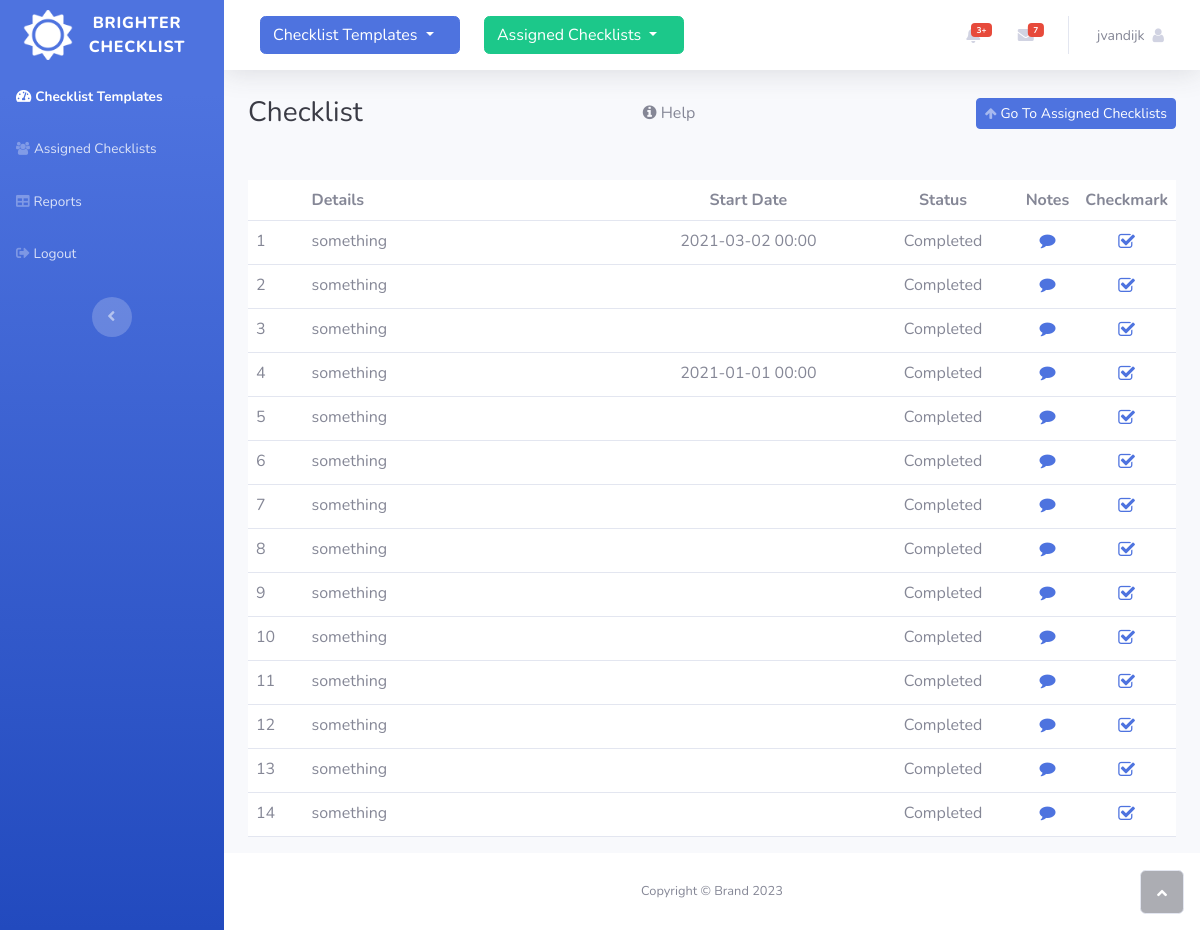
Screenshot of /checklist/1 (signed in) with the database file from the repository.
### checklist/models.py (models this page shows)
class Checklist(models.Model):
  checklist_item_short_text = models.TextField()
  checklist_item_long_text = models.TextField()
  startdate = models.DateTimeField(null=True)
  checklist_item_users_notes = models.TextField()
  sort_order = models.IntegerField(default=99)
  checklist_header = models.ForeignKey("ChecklistHeader", on_delete=models.CASCADE)
  completeddate = models.DateTimeField(null=True)
  iscomplete = models.BooleanField(default=False)

### checklist/views.py (the view)
# urls.py: path('', include('checklist.urls')),
def checklist(request, id):
    checklist_items = Checklist.objects.all().filter(checklist_header=id)
    checklist_header = ChecklistHeader.objects.get(id=id)
    if not check_security(checklist_header.source_checklist.owner, request.user):
        return redirect('list_assigned_checklists')
    template = loader.get_template('checklist/checklist_items_list.html')
    context = {
        'checklist_items': checklist_items,
        'navigation': enumerations.Navigation.checklist.name,
    }
    return HttpResponse(template.render(context, request))

### shared/security_check.py (called while the page is built)
def check_security(owner, user):
    return owner == user

### templates/checklist/checklist_items_list.html (shortened to what this page needs)
{% extends "base.html" %}
{% block main_content %}
<div class="d-sm-flex justify-content-between align-items-center mb-4">
    <h3 class="text-dark mb-0">Checklist</h3>
        <a class="btn btn-primary-outline" data-toggle="collapse" data-target="#collapseHelp" aria-expanded="false" aria-controls="collapseHelp">
            <i class="fa fa-info-circle" aria-hidden="true"></i> Help
        </a>
    <a class="btn btn-primary btn-sm d-none d-sm-inline-block" role="button" href="/checklist/assigned/"><i class="fa fa-arrow-up fa-sm text-white-50" style="font-size: 13px;"></i>&nbsp;Go To Assigned Checklists</a>
</div>
<div class="row">
    <div class="col">
        <div class="table-responsive">
            <table class="table">
                <thead>
                        <th></th>
                        <th style="width: 35%">Details</th>
                        <th class="text-center">Start Date</th>
                        <th class="text-center">Status</th>
                        <th class="text-center" width="3%">Notes</th>
                        <th class="text-center" width="3%">Checkmark</th>
                </thead>
                <tbody>
                {% for item in checklist_items %}
                    <tr>
                        <td>{{ forloop.counter }}</td>
                        <td>{{ item.checklist_item_short_text }}</td>
                        <td class="text-center">{{ item.startdate|date:'Y-m-d H:i' }}</td>
                        <td class="text-center">
                            {% if item.iscomplete %}
                                Completed
                            {% else %}
                                Not Complete
                            {% endif %}
                        </td>
                        <td class="text-center"><a href="/checklist/details/{{ item.id }}" ><i class="fa fa-comment" aria-hidden="true"></i></a></td>
                        <td class="text-center" style="font-size: large" ><a href="{% url 'complete' id=item.id %}">
                            {% if item.iscomplete %}
                                <i class="fa fa-check-square-o" aria-hidden="true"></i>
                            {% else %}
                                <i class="fa fa-square-o" aria-hidden="true"></i>
                            {% endif %}
                        </a></td>
                    </tr>
                {% endfor %}
                </tbody>
            </table>
        </div>
    </div>
</div>
</div>
{% endblock %}

### templates/base.html (shortened to what this page needs)
{% load static %}
<!DOCTYPE html>
<html data-bs-theme="light" lang="en">
<head>
    <link rel="stylesheet" href="{% static 'assets/bootstrap/css/bootstrap.min.css' %}">
    <link rel="stylesheet" href="{% static 'assets/fonts/fontawesome-all.min.css' %}">
    <link rel="stylesheet" href="{% static 'assets/fonts/font-awesome.min.css' %}">
    <link rel="stylesheet" href="{% static 'assets/fonts/fontawesome5-overrides.min.css' %}">
</head>
<body id="page-top">
    <div id="wrapper">
        <nav class="navbar align-items-start sidebar sidebar-dark accordion bg-gradient-primary p-0 navbar-dark">
            <div class="container-fluid d-flex flex-column p-0"><a class="navbar-brand d-flex justify-content-center align-items-center sidebar-brand m-0" href="/">
                    <img src="{% static 'assets/img/sun.png' %}" class="img-fluid" width="50" height="50">
                    <div class="sidebar-brand-text mx-3"><span>Brighter</span><br>Checklist</div>
                </a>
                <ul class="navbar-nav text-light" id="accordionSidebar">
                    <li class="nav-item"><a class="nav-link active" href="/manager/"><i class="fas fa-tachometer-alt"></i><span>Checklist Templates</span></a></li>
                    <li class="nav-item"><a class="nav-link" href="{% url 'list_assigned_checklists' %}"><i class="fa fa-users" style="font-size: 13px;"></i><span>Assigned Checklists</span></a></li>
                    <li class="nav-item"><a class="nav-link" data-toggle="modal" data-target="#featureNotAvailableModal" href="reports.html"><i class="fas fa-table"></i><span>Reports</span></a></li>
                    <li class="nav-item"><a class="nav-link" href="/logout/"><i class="fas fa-sign-out-alt"></i><span>Logout</span></a></li>
                </ul>
                <div class="text-center d-none d-md-inline"><button class="btn rounded-circle border-0" id="sidebarToggle" type="button"></button></div>
            </div>
        </nav>
        <div class="d-flex flex-column" id="content-wrapper">
            <div id="content">
                <nav class="navbar navbar-expand bg-white shadow mb-4 topbar static-top navbar-light">
                    <div class="container-fluid"><button class="btn btn-link d-md-none rounded-circle me-3" id="sidebarToggleTop" type="button"></button>
                        <div id="navcol-3" class="collapse navbar-collapse">
                            <ul class="navbar-nav">
                                <li class="nav-item  ">
                                    <div class="dropdown nav-link">
                                        <a class="btn btn-primary dropdown-toggle
                                            {% if navigation == 'manager' %}btn-success {% else %}btn-primary{% endif %}"
                                           style="width: 200px;text-align: left;" aria-expanded="false" data-bs-toggle="dropdown" aria-expanded="false" type="button">Checklist Templates </a>
                                    </div>
                                </li>
                                <li class="nav-item ">
                                    <div class="dropdown nav-link">
                                        <a class="btn btn-primary dropdown-toggle
                                            {% if navigation == 'checklist' %}btn-success {% else %}btn-primary{% endif %}"
                                           style="width: 200px;text-align: left;" aria-expanded="false" data-bs-toggle="dropdown" type="button">Assigned Checklists </a>
                                    </div>
                                </li>
                        </div>
                        <ul class="navbar-nav flex-nowrap ms-auto">
                            <li class="nav-item dropdown no-arrow mx-1">
                                <div class="nav-item dropdown no-arrow"><a class="dropdown-toggle nav-link" aria-expanded="false" data-bs-toggle="dropdown" href="#"><span class="badge bg-danger badge-counter">3+</span></a>
                                </div>
                            </li>
                            <li class="nav-item dropdown no-arrow mx-1">
                                <div class="nav-item dropdown no-arrow"><a class="dropdown-toggle nav-link" aria-expanded="false" data-bs-toggle="dropdown" href="#"><span class="badge bg-danger badge-counter">7</span><i class="fas fa-envelope fa-fw"></i></a>
                                </div>
                            </li>
                            <li class="nav-item dropdown no-arrow">
                                <div class="nav-item dropdown no-arrow"><a class="dropdown-toggle nav-link" aria-expanded="false" data-bs-toggle="dropdown" href="#"><span class="d-none d-lg-inline me-2 text-gray-600 small">{{ user.username }}</span><i class="fa fa-user" aria-hidden="true"></i></a>
                                </div>
                            </li>
                        </ul>
                    </div>
                </nav>
                <div class="container-fluid">
                    {% block main_content %}
                    {% endblock %}
            </div>
            <footer class="bg-white sticky-footer">
                <div class="container my-auto">
                    <div class="text-center my-auto copyright"><span>Copyright © Brand 2023</span></div>
                </div>
            </footer>
        </div><a class="border rounded d-inline scroll-to-top" href="#page-top"><i class="fas fa-angle-up"></i></a>
    </div>
</body>
</html>

### rows the page displays
Checklist: checklist_item_short_text "something", startdate "2021-03-02 00:00", iscomplete "Completed"
Checklist: checklist_item_short_text "something", iscomplete "Completed"
Checklist: checklist_item_short_text "something", iscomplete "Completed"
Checklist: checklist_item_short_text "something", startdate "2021-01-01 00:00", iscomplete "Completed"
Checklist: checklist_item_short_text "something", iscomplete "Completed"
Checklist: checklist_item_short_text "something", iscomplete "Completed"
Checklist: checklist_item_short_text "something", iscomplete "Completed"
Checklist: checklist_item_short_text "something", iscomplete "Completed"
Checklist: checklist_item_short_text "something", iscomplete "Completed"
Checklist: checklist_item_short_text "something", iscomplete "Completed"
Checklist: checklist_item_short_text "something", iscomplete "Completed"
Checklist: checklist_item_short_text "something", iscomplete "Completed"
Checklist: checklist_item_short_text "something", iscomplete "Completed"
Checklist: checklist_item_short_text "something", iscomplete "Completed"

### other values shown
{{ user.username }} "jvandijk"
